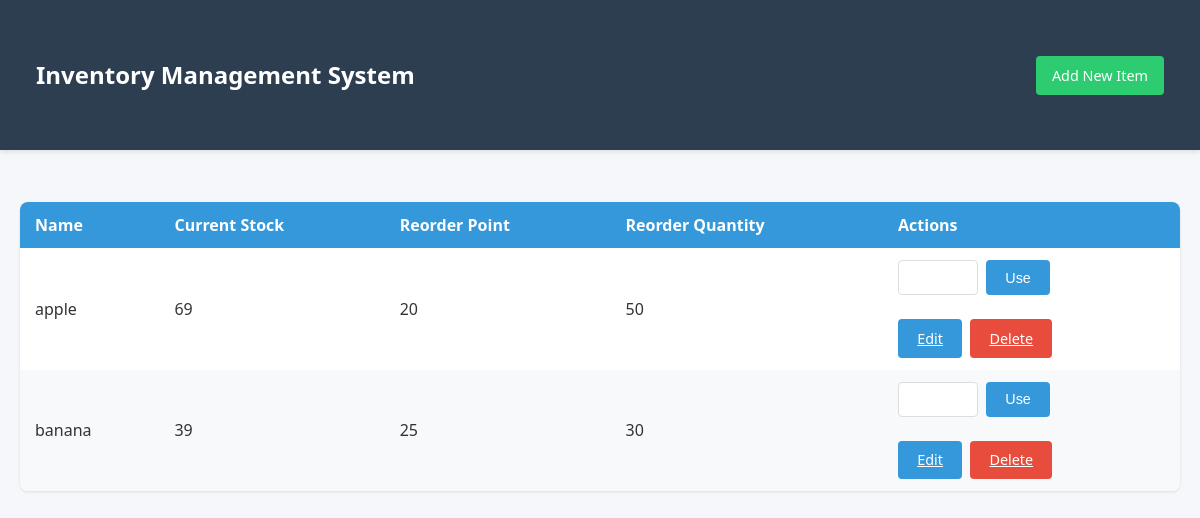
Before: / with the older database file.
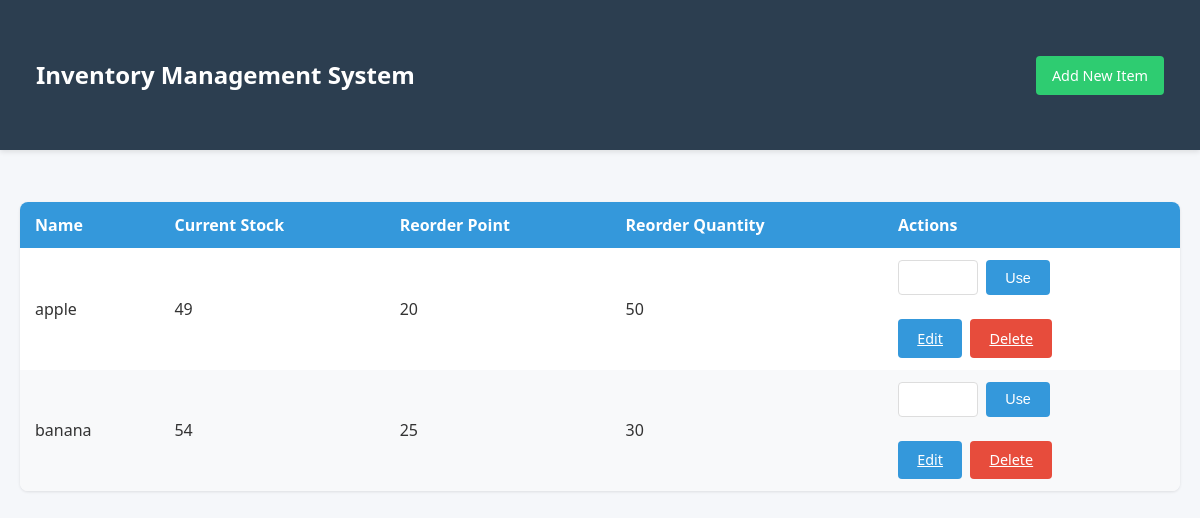
After: the same page with the newer database file.
### inventory/models.py (models this page shows, shortened)
class InventoryItem(models.Model):
    name = models.CharField(max_length=100)
    current_stock = models.IntegerField()
    reorder_point = models.IntegerField()
    reorder_quantity = models.IntegerField()

### inventory/views.py (the view)
# urls.py: path('', views.InventoryListView.as_view(), name='inventory_list'),
class InventoryListView(ListView):
    model = InventoryItem
    template_name = 'inventory/inventory_list.html'
    context_object_name = 'items'

### inventory/templates/inventory/inventory_list.html (shortened to what this page needs)
{% load static %}
<link rel="stylesheet" href="{% static 'inventory/css/styles.css' %}">
<!DOCTYPE html>
<html>
<head>
    {% load static %}
    <link rel="stylesheet" href="{% static 'inventory/css/styles.css' %}">
</head>
<body>
    <header class="header">
        <nav class="nav container">
            <h1>Inventory Management System</h1>
            <a href="{% url 'inventory:inventory_add' %}" class="btn btn-success">Add New Item</a>
        </nav>
    </header>
    <div class="container">
        <table class="inventory-table">
            <thead>
                <tr>
                    <th>Name</th>
                    <th>Current Stock</th>
                    <th>Reorder Point</th>
                    <th>Reorder Quantity</th>
                    <th>Actions</th>
                </tr>
            </thead>
            <tbody>
                {% for item in items %}
                <tr>
                    <td>{{ item.name }}</td>
                    <td>{{ item.current_stock }}</td>
                    <td>{{ item.reorder_point }}</td>
                    <td>{{ item.reorder_quantity }}</td>
                    <td>
                        <form method="post" action="{% url 'inventory:use_stock' item.pk %}" class="form-inline">
                            <div class="form-group" style="display: flex; gap: 0.5rem;">
                                <input type="number" name="quantity" min="1" required
                                       style="width: 80px; padding: 0.3rem;">
                                <button type="submit" class="btn btn-primary">Use</button>
                            </div>
                        </form>
                        <div style="margin-top: 0.5rem; display: flex; gap: 0.5rem;">
                            <a href="{% url 'inventory:inventory_update' item.pk %}" class="btn btn-primary">Edit</a>
                            <a href="{% url 'inventory:inventory_delete' item.pk %}" class="btn btn-danger">Delete</a>
                        </div>
                    </td>
                </tr>
                {% endfor %}
            </tbody>
        </table>
    </div>
</body>
</html>

### inventory/static/inventory/css/styles.css (style rules this page uses)
body { font-family: 'Segoe UI', system-ui, sans-serif; line-height: 1.6; margin: 0; padding: 0; background: #f5f7fa; color: #333; }
.container { max-width: 1200px; margin: 0 auto; padding: 20px; }
.header { background: #2c3e50; color: white; padding: 1rem; margin-bottom: 2rem; box-shadow: 0 2px 5px rgba(0,0,0,0.1); }
.nav { display: flex; justify-content: space-between; align-items: center; }
.nav a { color: white; text-decoration: none; padding: 0.5rem 1rem; border-radius: 4px; transition: background 0.3s ease; }
.inventory-table { width: 100%; border-collapse: collapse; background: white; box-shadow: 0 1px 3px rgba(0,0,0,0.1); border-radius: 8px; overflow: hidden; }
.inventory-table th, .inventory-table td { padding: 12px 15px; text-align: left; }
.inventory-table thead { background: #3498db; color: white; }
.inventory-table tbody tr:nth-child(even) { background: #f8f9fa; }
.form-group { margin-bottom: 1.5rem; }
.form-group input { width: 100%; padding: 0.8rem; border: 1px solid #ddd; border-radius: 4px; font-size: 1rem; }
.btn { padding: 0.6rem 1.2rem; border: none; border-radius: 4px; cursor: pointer; transition: all 0.3s ease; font-size: 0.9rem; }
.btn-primary { background: #3498db; color: white; }
.btn-danger { background: #e74c3c; color: white; }
.btn-success { background: #2ecc71; color: white; }

Changed rows visible on the page:
changed InventoryItem "apple": current_stock "69" → "49"
changed InventoryItem "banana": current_stock "39" → "54"
